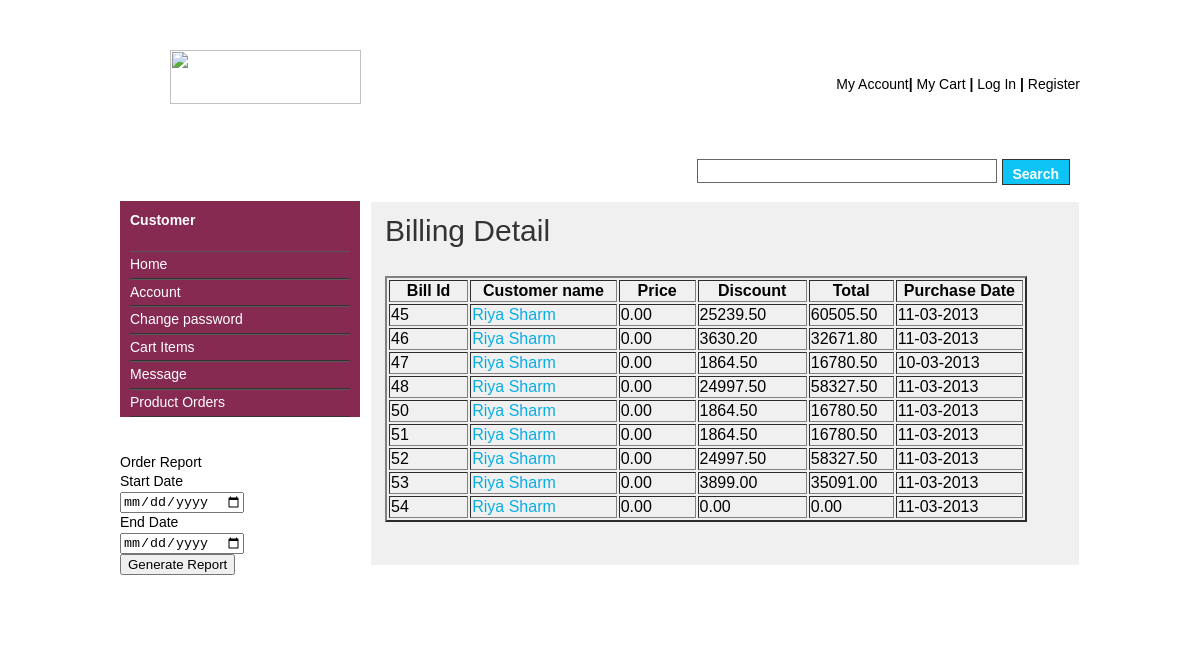
/billingdetail.php, run on the app's committed database.
### tables this page shows
CREATE TABLE IF NOT EXISTS `billing` (
  `bill_id` int(10) NOT NULL AUTO_INCREMENT,
  `cust_id` int(10) NOT NULL,
  `price` double(10,2) NOT NULL,
  `discount` double(10,2) NOT NULL,
  `total` double(10,2) NOT NULL,
  `purch_date` date NOT NULL,
  `deliv_date` date NOT NULL,
  PRIMARY KEY (`bill_id`)
);

CREATE TABLE IF NOT EXISTS `customer` (
  `custid` int(10) NOT NULL AUTO_INCREMENT,
  `custfname` varchar(20) NOT NULL,
  `custlname` varchar(20) NOT NULL,
  `dob` date NOT NULL,
  `address` text NOT NULL,
  `state` varchar(20) NOT NULL,
  `country` varchar(20) NOT NULL,
  `contactno` varchar(20) NOT NULL,
  `email` varchar(20) NOT NULL,
  `c_password` varchar(20) NOT NULL,
  `lastlogin` datetime NOT NULL,
  `created_at` datetime NOT NULL,
  `status` varchar(20) NOT NULL,
  PRIMARY KEY (`custid`)
);

### billingdetail.php (the view, shortened to what this page needs)
<?php
include("header.php");
?>
  <div id="templatemo_main">
   		<div id="sidebar" class="float_l">
        	<div class="sidebar_box"><span class="bottom"></span>
   		    <?php
 if(isset($_SESSION["adlogin"]))
{
 include("adminsidebar.php");
}
else if(isset($_SESSION["splogin"]))
{
 include("adminsidebar.php");
}
else
{
 include("sidebar.php");
}
 ?>
    </div>
   		<div id="content" class="float_r">
        <h1>Billing Detail       </h1>
        <table width="642" border="2">
                    <tr>
                    <th width="62">Bill Id</th>
                      <th width="118">Customer name</th>
                        <th width="60">Price</th>
         <th width="87">Discount</th>
                        <th width="56">Total</th>
                        <th width="102">Purchase Date</th>
                    </tr>
     <?php
 if(isset($_SESSION[custid]))
 {
	if($_GET[billst] == "ord")
	{
	$result= mysqli_query($con,"SELECT * FROM billing where cust_id='$_SESSION[custid]'");
	}
	else if($_GET[billst] == "del")
	{
		$dt = date("Y-m-d");
	$result= mysqli_query($con,"SELECT * FROM billing where cust_id='$_SESSION[custid]' AND deliv_date<'$dt'");
	}
}
else
{
$result= mysqli_query($con,"SELECT * FROM billing");
}
    while($row = mysqli_fetch_array($result))
  {
  echo "<tr>";
  echo "<td>" . $row['bill_id'] . "</td>";
  echo "<td>";
  $result1= mysqli_query($con,"SELECT * FROM customer where custid = '$row[cust_id]'");
$row1 = mysqli_fetch_array($result1);
echo "<a href='billing.php?bid=$row[bill_id]'>".$row1[custfname]. " ". $row1[custlname]."</a>";
  echo "</td>";
  echo "<td>" . $row['price'] . "</td>";
  echo "<td>" . $row['discount'] . "</td>";
  echo "<td>" . $row['total'] . "</td>";
  echo "<td>" .  $date = date("d-m-Y ", strtotime($row['purch_date'])). "</td>";
  echo "</tr>";
  }
?>
          </table>
        <p>&nbsp;</p>
</div>
<div class="row">
	<div class="col-md-12">
		<div class="panel panel-default">
			<div class="panel-heading">
				<i class="glyphicon glyphicon-check"></i>	Order Report
			</div>
			<div class="panel-body">
				<form class="form-horizontal" action="getOrderReport.php" method="post" id="getOrderReportForm">
				  <div class="form-group">
				    <label for="startDate" class="col-sm-2 control-label">Start Date</label>
				    <div class="col-sm-10">
				      <input type="date" class="form-control" id="startDate" name="startDate" placeholder="Start Date" />
				    </div>
				  </div>
				  <div class="form-group">
				    <label for="endDate" class="col-sm-2 control-label">End Date</label>
				    <div class="col-sm-10">
				      <input type="date" class="form-control" id="endDate" name="endDate" placeholder="End Date" />
				    </div>
				  </div>
				  <div class="form-group">
				    <div class="col-sm-offset-2 col-sm-10">
				      <button type="submit" class="btn btn-success" id="generateReportBtn"> <i class="glyphicon glyphicon-ok-sign"></i> Generate Report</button>
				    </div>
				  </div>
				</form>
			</div>
		</div>
	</div>
</div>
</div>
    <?php
	include("footer.php");
	?>

### header.php (shortened to what this page needs)
<html>
<head>
<link href="css/templatemo_style.css" rel="stylesheet" type="text/css" />
<link rel="stylesheet" type="text/css" href="css/ddsmoothmenu.css" />
<link rel="stylesheet" type="text/css" media="all" href="css/jquery.dualSlider.0.2.css" />
</head>
<body>
<div id="templatemo_wrapper">
	<div id="templatemo_header">
    	<a href="index.php"><div id="site_title">
        	<h1>&nbsp;&nbsp;&nbsp;&nbsp;&nbsp;&nbsp;<img src="images/nexus.jfif" width="191" height="54" /></h1>
        </div></a>
        <div id="header_right">
	       <strong>
		<br/>
  		<a href="viewaccount.php">My Account</a>| <a href="shoppingcart.php">My Cart</a> |
            <?php
			if(isset($_SESSION["loginid"]))
			{
				?>
               <a href="logout.php">Log out</a>
				<?php
			}
			else
			{
				?>
             <a href="login.php">Log In</a>
		| <a href="register.php">Register</a>
        <?php
			}
			?>
        </strong></div>
    </div>
    <div id="templatemo_menu">
    	<div id="top_nav" class="ddsmoothmenu">
            <ul>
                <li><a href="index.php?selected=1" <?php if($_GET[selected]=="1") { echo "class='selected'"; } ?>>Home</a></li>
                <li><a href="products.php?selected=2" <?php if($_GET[selected]=="2") { echo "class='selected'"; } ?>>Products</a></li>
                <li><a href="about.php?selected=3" <?php if($_GET[selected]=="3") { echo "class='selected'"; } ?>>About</a></li>
                <li><a href="contact.php?selected=6" <?php if($_GET[selected]=="6") { echo "class='selected'"; } ?>>Contact</a></li>
            </ul>
            <br style="clear: left" />
        </div>
        <div id="menu_second_bar">
        	<div id="templatemo_search">
                <form name="search" method="post" action="products.php">
                  <input type="text" name="searchpr" id="searchpr" title="search"  class="txt_field" />
                  <input type="submit" name="Search" value=" Search " alt="Search" id="searchbutton" title="Search" class="sub_btn"  />
                </form>
            </div>
    	</div>
    </div>

### sidebar.php
	<h3>Customer</h3>
                <div class="content">
                	<ul class="sidebar_list">
                     <li><a href="index.php">Home</a></li>
                        <li><a href="viewaccount.php">Account</a></li>
                        <li><a href="custchange-pswd.php">Change password</a></li>
                        <li><a href="shoppingcart.php">Cart Items</a></li>
                        <li><a href="inbox.php">Message</a></li>
                        <li><a href="billingdetail.php?billst=ord">Product Orders</a></li>
                    </ul>
</div>
            </div>

### footer.php (shortened to what this page needs)
    <div id="templatemo_footer">
    	<p>
			<a href="admin/index.php" target="_blank">Admin Login</a> | <a href="supplier/index.php" target="_blank">Supplier Login</a>
		</p>
    </div>
</div>
</body>
</html>

### templatemo_style.css (style rules this page uses)
body { margin: 0; padding: 0; color: #000; font-family: Tahoma, Geneva, sans-serif; font-size: 14px; line-height: 1.4em; background-color: #FFF; background-repeat: repeat; background-image: url(../images/templatemo_body.jpg) }
a, a:link, a:visited { color: #08aee3; font-weight: normal; text-decoration: none; }
p { margin: 0 0 10px 0; padding: 0; }
img { border: none; }
h1, h2, h3, h4, h5, h6 { color: #333; font-weight: normal; }
h1 { font-size: 30px; margin: 0 0 30px; padding: 5px 0; }
h3 { font-size: 20px; margin: 0 0 20px; padding: 0; }
.float_l { float: left }
.float_r { float: right }
#templatemo_wrapper { width: 960px; margin: 0 auto; padding: 0 10px 10px; }
#templatemo_header { width: 100%; padding: 50px 0 10px; }
#templatemo_menu { width: 100%; height: 77px; margin-bottom: 10px; background: url(../images/templatemo_menu.jpg) repeat-x }
#templatemo_main { width: 100%; margin-bottom: 10px; }
#content { width: 680px; background: #f0f0f0; border: 1px solid #fff; padding: 14px; }
#sidebar { width: 240px }
#templatemo_footer { width: 100%; text-align: center; color: #FFF; margin: 0 auto; padding: 0 10px 10px; background: url(../images/templatemo_footer.jpg) repeat-x bottom }
#site_title { float: left; }
#site_title h1 { margin: 0; padding: 0; }
#header_right { float: right; margin-top: 5px; }
#header_right a { color: #000; }
#menu_second_bar { color: #FFF; padding: 5px 10px; }
#templatemo_search { color: #FFF; float: right; }
#templatemo_search form { margin: 0; padding: 0; }
#templatemo_search .txt_field { float: left; display: block; margin-right: 5px; height: 24px; line-height: 24px; width: 300px; color: #000; font-size: 12px; padding: 0 5px; font-variant: normal; border: 1px solid #666; background: #FFF; }
#templatemo_search .sub_btn { float: right; display: block; color: #fff; height: 26px; font-size: 14px; font-weight: 700; line-height: 26px; cursor: pointer; border: 1px solid #333; background: #0ec4f7; }
.sidebar_box { position: relative; background: #862A51; margin-bottom: 36px; }
.sidebar_box h3 { font-size: 14px; font-weight: 700; padding: 10px; width: 220px; height: 20px; margin-bottom: 0; background: url(../images/templatemo_sidebar_header.jpg) no-repeat; color: #FFF }
.sidebar_box span.bottom { position: absolute; bottom: -26px; left: 0; width: 240px; height: 26px; background: url(../images/templatemo_sidebar_bottom.jpg) }
#sidebar .sidebar_box .content { padding: 10px 10px 0; }
#sidebar .sidebar_list { margin: 0; padding: 0; list-style: none; }
#sidebar .sidebar_list li { display: block; margin: 0; padding: 3px 0; border-top: 1px solid #595858; border-bottom: 1px solid #343434; }
#sidebar .sidebar_list li a { color: #FFF; }
#templatemo_footer { color: #FFF; }
#templatemo_footer a { color: #FFF; }

### ddsmoothmenu.css (style rules this page uses)
.ddsmoothmenu ul { z-index:100; margin: 0; padding: 0; list-style-type: none; }
.ddsmoothmenu ul li { position: relative; display: inline; float: left; }
.ddsmoothmenu ul li a { display: block; padding: 0 30px; height: 40px; line-height: 40px; margin-right: 1px; font-size: 14px; color: #FFF; text-decoration: none; outline: none; text-align: center; background: url(images/templatemo_menu_divider.png) right center no-repeat }

### data on the page
billing: bill_id "45", customer.custfname "Riya", customer.custlname "Sharm", price "0.00", discount "25239.50", total "60505.50", purch_date "11-03-2013"
billing: bill_id "46", customer.custfname "Riya", customer.custlname "Sharm", price "0.00", discount "3630.20", total "32671.80", purch_date "11-03-2013"
billing: bill_id "47", customer.custfname "Riya", customer.custlname "Sharm", price "0.00", discount "1864.50", total "16780.50", purch_date "10-03-2013"
billing: bill_id "48", customer.custfname "Riya", customer.custlname "Sharm", price "0.00", discount "24997.50", total "58327.50", purch_date "11-03-2013"
billing: bill_id "50", customer.custfname "Riya", customer.custlname "Sharm", price "0.00", discount "1864.50", total "16780.50", purch_date "11-03-2013"
billing: bill_id "51", customer.custfname "Riya", customer.custlname "Sharm", price "0.00", discount "1864.50", total "16780.50", purch_date "11-03-2013"
billing: bill_id "52", customer.custfname "Riya", customer.custlname "Sharm", price "0.00", discount "24997.50", total "58327.50", purch_date "11-03-2013"
billing: bill_id "53", customer.custfname "Riya", customer.custlname "Sharm", price "0.00", discount "3899.00", total "35091.00", purch_date "11-03-2013"
billing: bill_id "54", customer.custfname "Riya", customer.custlname "Sharm", price "0.00", discount "0.00", total "0.00", purch_date "11-03-2013"
